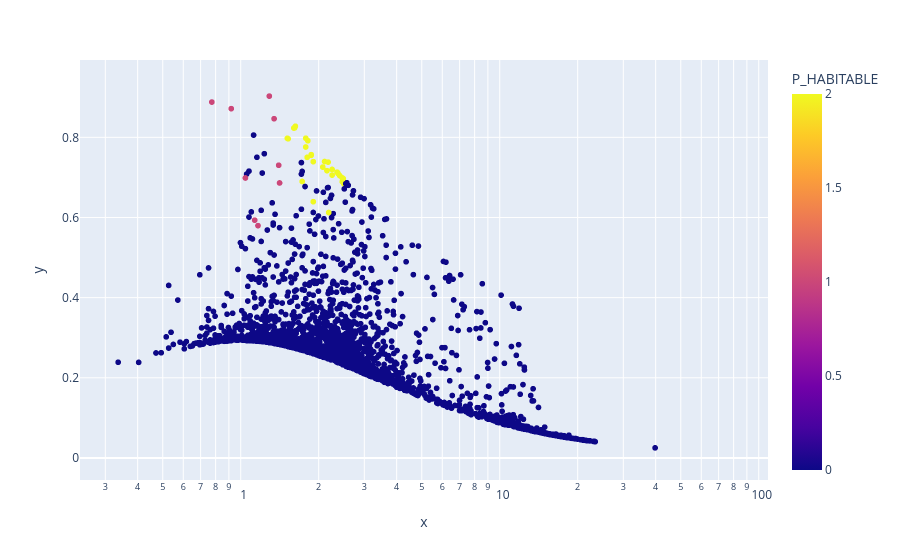

The notebook cell this image was saved under:
### Markdown cell above
Planet mass in range 0.4 to 3.93 units corresponds to potentialy habitual exoplanets. Planet mass in range 5.4 to 8.92 units corresponds to positively habitual exoplanets. It is also important to note that, potentially habitual exoplanets have more ESI range then positively habitual exoplanets.

### Code cell
import plotly.express as px
fig = px.scatter(df, x= df.P_RADIUS, y = df.P_ESI, color=df.P_HABITABLE, hover_name=df.P_NAME, log_x=True, size_max=30)

fig.show()

### Figure 1 — Plotly figure (JSON) as saved in the notebook; plotly's stock layout.template omitted (floating-point values rounded to 4 significant figures; data arrays with more than 128 entries replaced by an {"elided": "..."} marker saying what was removed)
{"data": [{"hovertemplate": "<b>%{hovertext}</b><br><br>x=%{x}<br>y=%{y}<br>P_HABITABLE=%{marker.color}<extra></extra>", "hovertext": {"elided": "4048 str values"}, "legendgroup": "", "marker": {"color": {"elided": "4048 int values"}, "coloraxis": "coloraxis", "symbol": "circle"}, "mode": "markers", "name": "", "showlegend": false, "type": "scattergl", "x": {"elided": "4048 float values"}, "xaxis": "x", "y": {"elided": "4048 float values"}, "yaxis": "y"}], "layout": {"coloraxis": {"colorbar": {"title": {"text": "P_HABITABLE"}}, "colorscale": [[0, "#0d0887"], [0.1111, "#46039f"], [0.2222, "#7201a8"], [0.3333, "#9c179e"], [0.4444, "#bd3786"], [0.5556, "#d8576b"], [0.6667, "#ed7953"], [0.7778, "#fb9f3a"], [0.8889, "#fdca26"], [1, "#f0f921"]]}, "legend": {"tracegroupgap": 0}, "margin": {"t": 60}, "xaxis": {"anchor": "y", "domain": [0, 1], "title": {"text": "x"}, "type": "log"}, "yaxis": {"anchor": "x", "domain": [0, 1], "title": {"text": "y"}}}}
